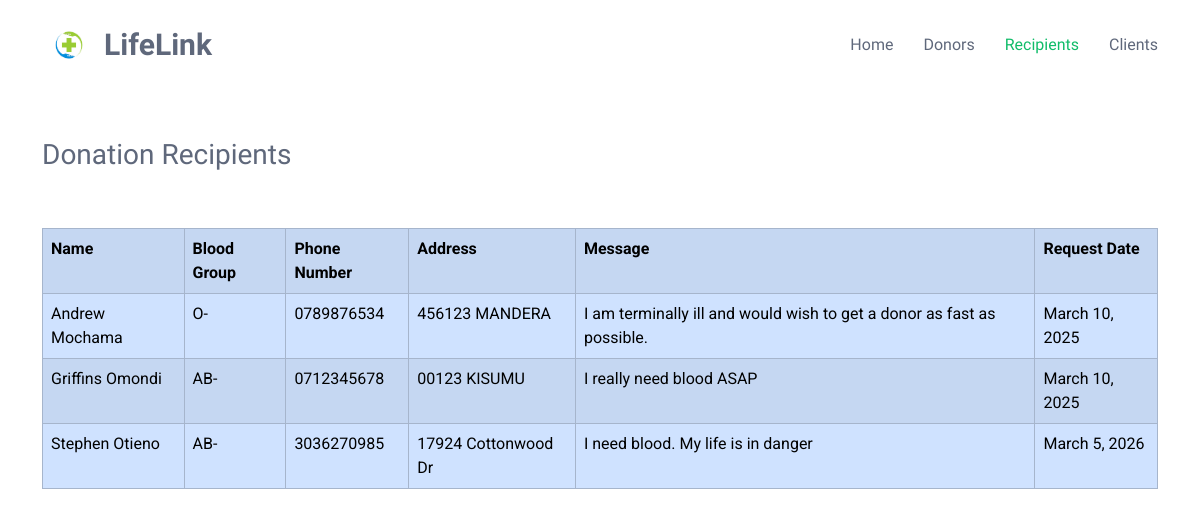
Page /view_recipients/ on the earlier database version.
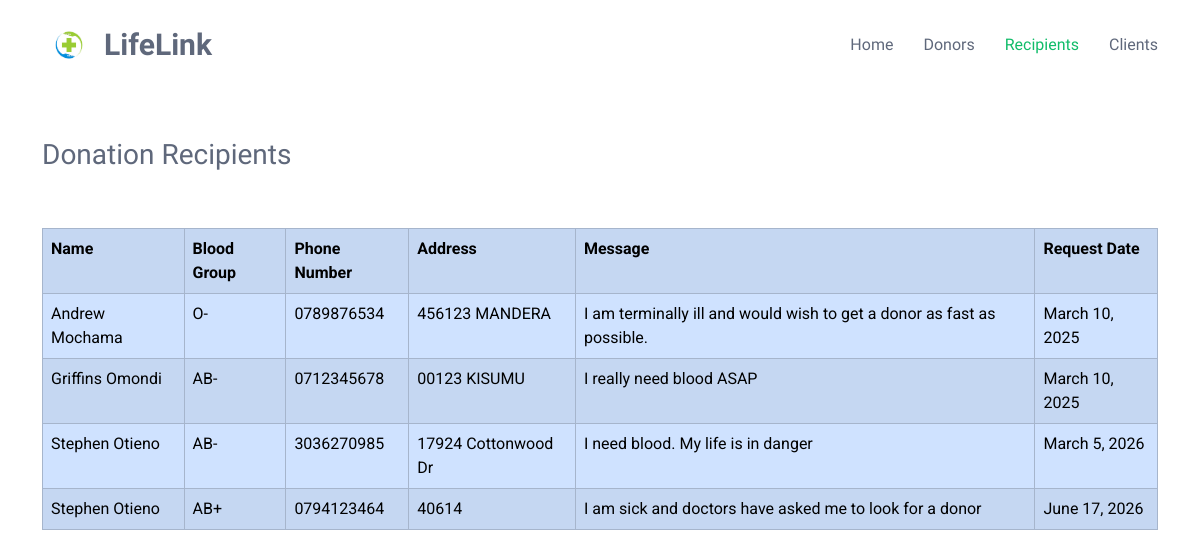
Same page on the later database version.
### LifeLinkApp/models.py (models this page shows, shortened)
class Recipient(models.Model):
    filled_at=models.DateTimeField(auto_now_add=True)
    recipient_name = models.CharField(max_length=100)
    BLOOD_GROUP_CHOICES = [
        ('A+', 'A+'),
        ('A-', 'A-'),
        ('B+', 'B+'),
        ('B-', 'B-'),
        ('AB+', 'AB+'),
        ('AB-', 'AB-'),
        ('O+', 'O+'),
        ('O-', 'O-'),
    ]
    recipient_bloodGroup = models.CharField(max_length=3, choices=BLOOD_GROUP_CHOICES, default='O+')
    recipient_contact = models.CharField(max_length=50)
    recipient_address = models.CharField(max_length=50)
    recipient_message = models.TextField(max_length=500)

### LifeLinkApp/views.py (the view)
# urls.py: path('view_recipients/', views.view_recipients, name='view_recipients'),
def view_recipients(request):
    recipients = Recipient.objects.all()
    return render(request,'view_recipients.html',{'recipients':recipients})

### LifeLinkApp/templates/view_recipients.html (shortened to what this page needs)
{% load static %}
<!DOCTYPE html>
<html lang="en">
<head>
  <link href="{% static 'assets/vendor/bootstrap/css/bootstrap.min.css' %}" rel="stylesheet">
  <link href="{% static 'assets/vendor/bootstrap-icons/bootstrap-icons.css' %}" rel="stylesheet">
  <link href="{% static 'assets/vendor/aos/aos.css' %}" rel="stylesheet">
  <link href="{% static 'assets/vendor/glightbox/css/glightbox.min.css' %}" rel="stylesheet">
  <link href="{% static 'assets/vendor/swiper/swiper-bundle.min.css' %}" rel="stylesheet">
  <link href="{% static 'assets/css/main.css'%}" rel="stylesheet">
    <link rel="stylesheet" href="{% static 'assets/css/donor_details.css' %}">
</head>
<body class="index-page">
  <header id="header" class="header d-flex align-items-center sticky-top">
    <div class="container-fluid container-xl position-relative d-flex align-items-center">
      <a href="{% url 'homepage' %}" class="logo d-flex align-items-center me-auto">
         <img src="{% static 'assets/img/logo1.jpg' %}" alt="">
        <h1 class="sitename">LifeLink</h1>
      </a>
      <nav id="navmenu" class="navmenu">
       <ul>
          <li><a href="{% url 'homepage' %}" >Home</a></li>
          <li><a href="{% url 'view_donors' %}" >Donors</a></li>
            <li><a href="{% url 'view_recipients' %}" class="active">Recipients</a></li>
            <li><a href="{% url 'view_clients' %}"  >Clients</a></li>
        </ul>
      </nav>
    </div>
  </header>
  <br><br>
  <main class="main container">
      <h3>Donation Recipients</h3> <br><br>
      <table class="table table-primary table-striped table-hover table-bordered">
       <tr>
       <td><b>Name</b></td>
       <td><b>Blood Group</b></td>
       <td><b>Phone Number</b></td>
       <td><b>Address</b></td>
       <td><b>Message</b></td>
       <td><b>Request Date</b></td>
       </tr>
       {% for recipient in recipients %}
       <tr>
       <td>{{ recipient.recipient_name }}</td>
       <td>{{ recipient.recipient_bloodGroup }}</td>
       <td>{{ recipient.recipient_contact }}</td>
       <td>{{ recipient.recipient_address }}</td>
       <td>{{ recipient.recipient_message }}</td>
       <td>{{ recipient.filled_at|date:"F j, Y" }}</td>
       </tr>
       {% endfor %}
   </table>
       </main>
    <br><br><br><br> <br><br>
    <br><br><br><br> <br><br>
  <br><br><br><br> <br><br>
</body>
</html>

Differences in the rows shown:
added Recipient: recipient_name "Stephen Otieno", recipient_bloodGroup "AB+", recipient_contact "0794123464", recipient_address "40614", recipient_message "I am sick and doctors have asked me to look for a donor", filled_at "June 17, 2026"
